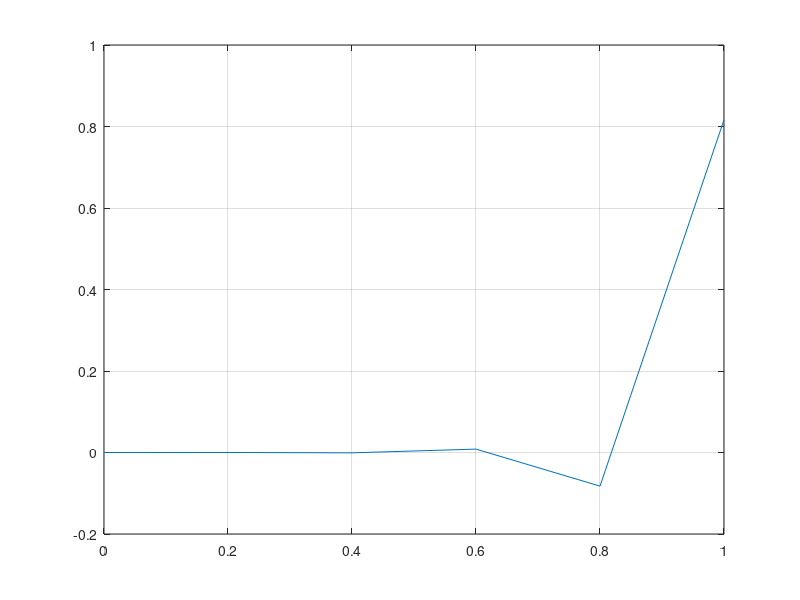

This figure's MATLAB source:
% 1D linear elastic equation weak Galerkin finite element method
% Starson


close all
clear all
format short e

x0 = 0; x1 = 1;   % start and end point
L = x1 - x0;      % total length
N = 5;          % number of interval
dx = L/N;         % interval size
dof = 2*N+1;      % degree of freedoms
ap = 10.;         % applied force on the RHS end

% test case 1 condition
% u0 = 0; uend=0;
% Decleration
u = zeros(1,dof); A = zeros(dof,dof); F = zeros(1,dof);
isBdary = false(dof,1); x = linspace(0,1,N+1);
T = [1:N]';

% Assemble global matrix
% Element stiffness matrix and load vector
Dk = dx/6*[2,-1;-1,2]; 
Zk = [1;1]; Tk = [1,0;0,1];
Ak = 2/dx*[2,1;1,2];
% Assemble global matrix
Moo = Zk'*Ak*Zk + Zk'*Ak*Zk;
Mob = -Zk'*Ak*Tk; Mbo = Mob';
Mbb = Tk'*Ak*Tk;
A = A+sparse(T,T,Moo,dof,dof);
Iu = [T,T]; Iv = [N+T,N+T+1];
val = zeros(N,2);
val(:,1) = Mob(1,1);val(:,2) = Mob(1,2);

A = A+sparse(Iu,Iv,val,dof,dof);
A = A+sparse(Iv,Iu,val',dof,dof);
for i=N+1:dof-1
    for m=1:2
        for n=1:2
   A(m+i-1,n+i-1) = A(m+i-1,n+i-1) + Mbb(m,n);
        end
    end
end

% RHS
F(dof) = ap; F = F';
% Apply Boundary condition
isBdary(N+1) = true;
free = find(~isBdary);

% Calculate results
u(free) = A(free,free)\F(free);

% ------------------------------------------------------------
% A new implementation of element matrix

newM = zeros(3,3);
newM(1,1) = Mbb(1,1); newM(1,3) = Mbb(1,2); 
newM(3,1) = Mbb(2,1); newM(3,3) = Mbb(2,2);
newM(2,1) = Mbo(1,1); newM(3,2) = Mbo(2,1);
newM(1,2) = Mob(1,1); newM(2,3) = Mbo(2,1);
newM(2,2) = Moo(1,1);

newA = zeros(dof,dof);
for i=1:N
    for p=1:3
        for q=1:3
            newA(p+(i-1)*2,q+(i-1)*2) = newA(p+(i-1)*2,q+(i-1)*2) + newM(p,q);
        end
    end
end

newu = zeros(1,dof); isBdary2 = false(dof,1);
isBdary2(1) = true;
nfree = find(~isBdary2);
newu(nfree) = newA(nfree,nfree)\F(nfree);

figure
plot(x,u(N+1:dof));
grid on